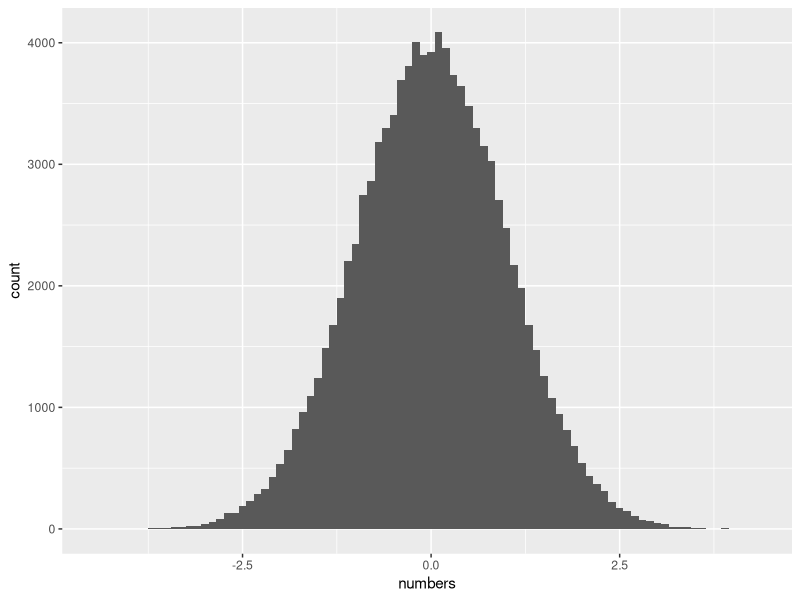
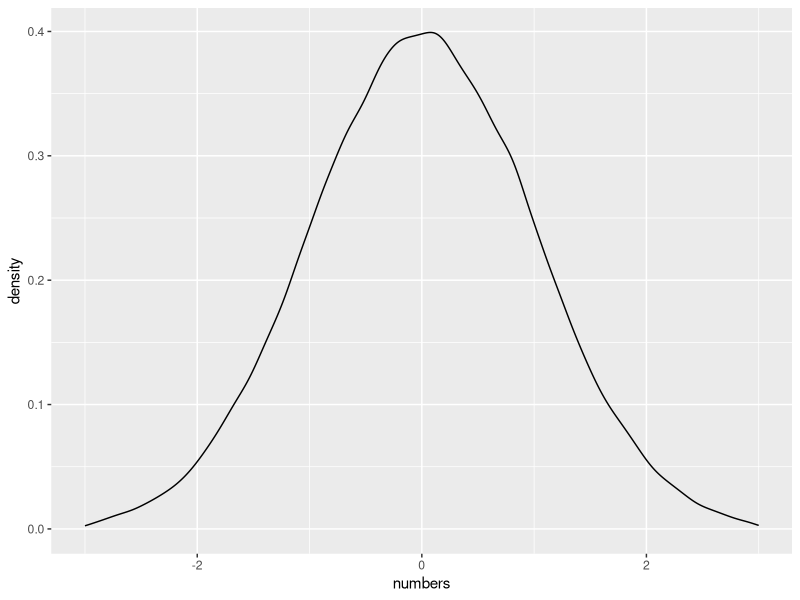

Source code (R) for these figures, in order:
N <- 100000
betweenMinusOneandOne <- 0
#betweenMinusOneandOneVector <- c()
betweenMinusOneandOneVector <- rep(0, N)
#for (i in 1:N) {
#  x <- rnorm(1)
#  betweenMinusOneandOneVector[i] <- x
  
#  if (x > -1 & x < 1) betweenMinusOneandOne <- betweenMinusOneandOne + 1
#}


numbers = rnorm(N)
for (i in 1:length(numbers)) {
  betweenMinusOneandOneVector[i] <- numbers[i]
   
  if (numbers[i] > -1 & numbers[i] < 1) betweenMinusOneandOne <- betweenMinusOneandOne + 1 
}


target = 0.682
predicted <- betweenMinusOneandOne / N

betweenMinusOneandOneVector <- betweenMinusOneandOneVector[
  betweenMinusOneandOneVector > -1 & betweenMinusOneandOneVector < 1
]
predicted2 <- length(betweenMinusOneandOneVector) / N

# or just
between <- numbers[numbers > -1 & numbers < 1]
predicted3 <- length(between) / N

error <- target - predicted2

library(ggplot2)

df_numbers = data.frame(numbers)

plt <- ggplot(data=df_numbers, aes(x=numbers))
plt + geom_histogram(binwidth = 0.1)
plt +
  geom_density(aes(fill=numbers), position="stack") +
  xlim(-3,3)



